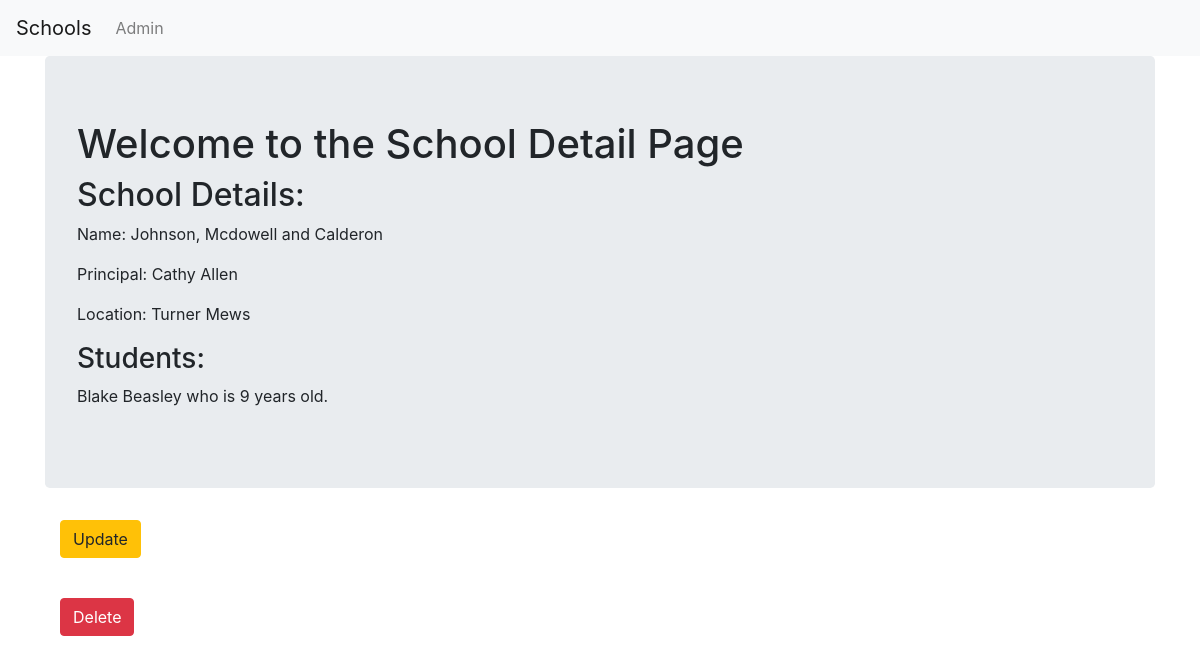
/basic_app/1/, run on an earlier commit of the app's database.
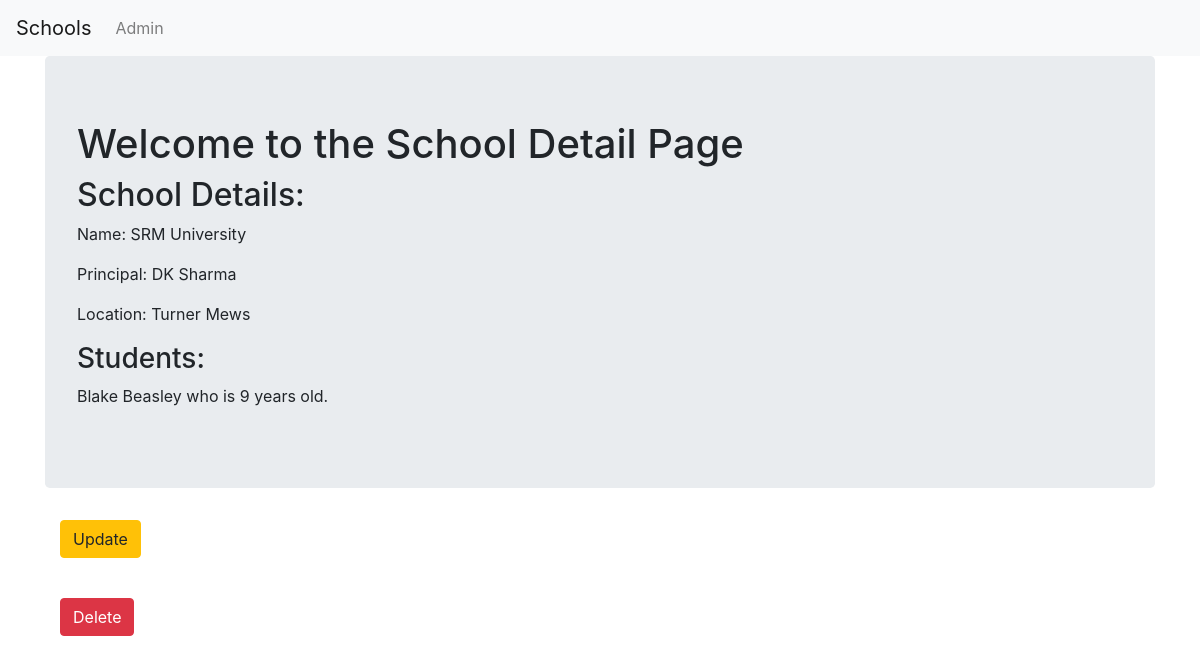
And on a later commit of the database.
### basic_app/models.py (models this page shows, shortened)
class School(models.Model):
    name = models.CharField(max_length = 256)
    principal = models.CharField(max_length = 256)
    location = models.CharField(max_length = 256)

### basic_app/views.py (the view)
# urls.py: url(r'^(?P<pk>\d+)/$', views.SchoolDetailView.as_view(), name='detail'),
class SchoolDetailView(DetailView):
    context_object_name = 'school_detail'
    model = models.School
    template_name = 'basic_app/school_detail.html'

### basic_app/templates/basic_app/school_detail.html
{% extends 'basic_app/basic_app_base.html' %}
{% block body_block %}
<div class="jumbotron">
  <h1>Welcome to the School Detail Page</h1>
  <h2>School Details:</h2>
  <p>Name: {{ school_detail.name }}</p>
  <p>Principal: {{ school_detail.principal }}</p>
  <p>Location: {{ school_detail.location }}</p>
  <h3>Students:</h3>
  {% for student in school_detail.students.all %}
  <p>{{ student.name }} who is {{ student.age }} years old.</p>
  {% endfor %}
</div>
<div class="container">
  <p><a class="btn btn-warning" href="{% url 'basic_app:update' pk=school_detail.pk %}#">Update</a></p>
  <br>
  <p><a class="btn btn-danger" href="{% url 'basic_app:delete' pk=school_detail.pk %}#">Delete</a></p>
</div>
{% endblock %}

What changed in the data, as far as the page shows it:
changed School "Turner Mews": name "Johnson, Mcdowell and Calderon" → "SRM University"; principal "Cathy Allen" → "DK Sharma"
